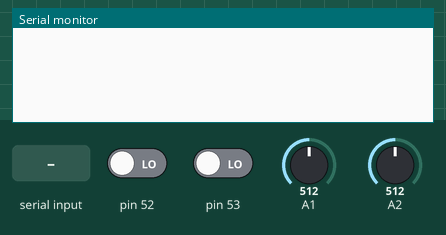
Recording of a sketch running on a simulated Arduino Mega 2560, built with avr-gcc and run on an emulated ATmega2560. Parts: the last lines printed to the serial monitor. The test bench sets the inputs (shaded band); at power-on: pin 52 LOW, pin 53 LOW, A1 = 512, A2 = 512.

Above: at 1.2 s.
1.3 s: "1" received over Serial
At 2.5 s:
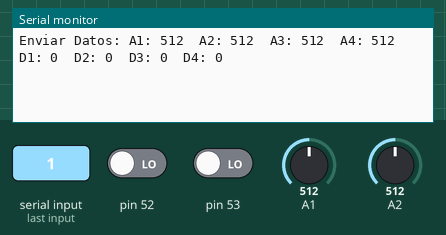
2.8 s: "2" received over Serial
At 5.0 s:
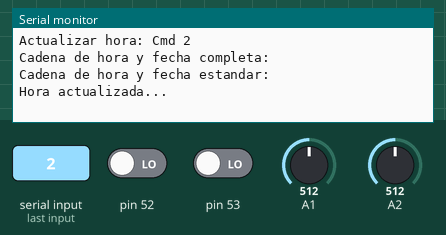
5.3 s: "3" received over Serial
At 5.9 s:
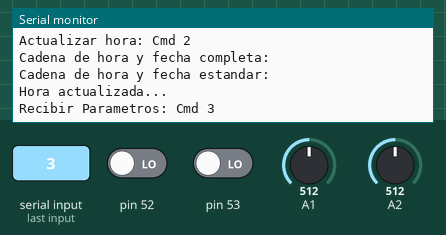
9.8 s: "4" received over Serial
At 11.0 s:
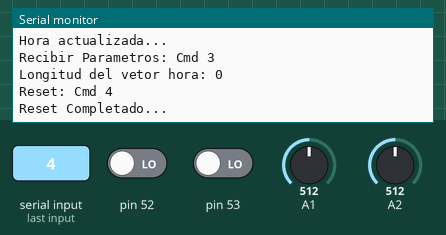
11.3 s: "5" received over Serial
At 12.5 s:
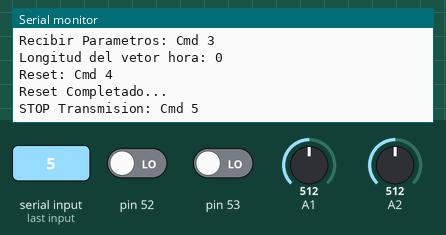
12.8 s: "1" received over Serial
At 14.0 s:
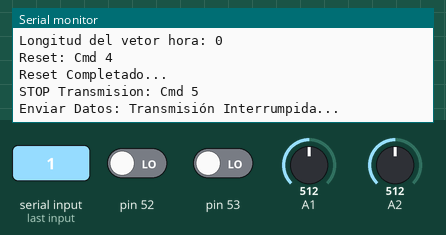

The sketch:

IV2_Ex2_SerialCmd.ino
```cpp
int Reset = 4;
int STOP;
// the setup routine runs once when you press reset:
void setup() {
  // initialize serial communication at 9600 bits per second:
  Serial.begin(9600);
  digitalWrite(Reset,HIGH);
  pinMode(Reset,OUTPUT);
}

// the loop routine runs over and over again forever:
void loop() {
  // read the input on analog pin 0:
  int A0 = analogRead(A1);
  int A1 = analogRead(A2);
  int D0 = digitalRead(52);
  int D1 = digitalRead(53);
  // print out the value you read:

  String ihoraf, hora;
  char cmd;
  if (Serial.available()){
    cmd = Serial.read();
    switch(cmd){
      case '1': Serial.print("Enviar Datos: ");
                if (STOP==1){
                Serial.println("Transmisión Interrumpida...");
                break;
                }
                Serial.print("A1: ");
                Serial.print(A0);
                Serial.print("  A2: ");
                Serial.print(A1);
                Serial.print("  A3: ");
                Serial.print(A0);
                Serial.print("  A4: ");
                Serial.print(A1);
                Serial.print("  D1: ");
                Serial.print(D0);
                Serial.print("  D2: ");
                Serial.print(D1);
                Serial.print("  D3: ");
                Serial.print(D0);
                Serial.print("  D4: ");
                Serial.print(D1);
                Serial.println();
                break;

      case '2': Serial.println("Actualizar hora: Cmd 2");
                   if (STOP==1){
                Serial.println("Transmisión Interrumpida...");
                break;
                }
                ihoraf = Serial.readString();
                hora = ihoraf.substring(0,23);
                Serial.println("Cadena de hora y fecha completa: "+hora);
                hora = ihoraf.substring(1,ihoraf.indexOf("f"));
                Serial.println("Cadena de hora y fecha estandar: "+hora);
                Serial.println("Hora actualizada...");
                while(Serial.available()==0){
                }
                Serial.println();
                break;

      case '3': Serial.println("Recibir Parametros: Cmd 3");
                if (STOP==1){
                Serial.println("Transmisión Interrumpida...");
                break;
                }
                ihoraf=Serial.readString();
                if(Serial.find("i")){
                  Serial.println("Caracter de inicio encontrado: i");
                }
                if(Serial.find("f")){
                  Serial.println("Caracter de fin encontrado: f");
                }
                hora = ihoraf.substring(0,23);
                Serial.print("Longitud del vetor hora: ");
                Serial.println(hora.length());
                Serial.println();
                break;

      case '4': Serial.println("Reset: Cmd 4");
                 if (STOP==1){
                Serial.println("Transmisión Interrumpida...");
                break;
                }
                digitalWrite(Reset,LOW);
                Serial.println("Reset Completado...");
                Serial.println();
                break;

      case '5': Serial.println("STOP Transmision: Cmd 5");
                if(STOP==1){
                  STOP=0;
                }else{
                STOP=1;
                }
                Serial.println();
                break;
               }
                    }
  delay(1);        // delay in between reads for stability
}
```

Measured:
- after the input at 1.3 s, the serial monitor: prints a new line at once (image 1)
- after the input at 2.8 s, the serial monitor: prints a new line at once (image 2)
- after the input at 5.3 s, the serial monitor: prints a new line at once (image 3)
- after the input at 9.8 s, the serial monitor: prints a new line at once (image 4)
- after the input at 11.3 s, the serial monitor: prints a new line at once (image 5)
- after the input at 12.8 s, the serial monitor: prints a new line at once (image 6)
